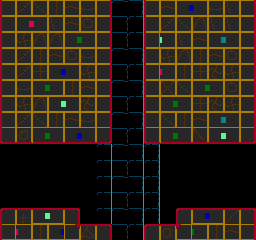

Below is a game level as drawn by its tile map, then a one-line description and the .tmx file that defines it, in full:
An orthogonal 16x15 tile map with 16x16 px tiles, 2 tile layers (back, front) and 5 objects (Lift).

<map version="1.0" orientation="orthogonal" width="16" height="15" tilewidth="16" tileheight="16">
 <tileset firstgid="1" name="tiles1" tilewidth="16" tileheight="16">
  <image source="../../img/tiles/tiles0.gif" trans="ff00ff" width="256" height="256" />
 </tileset>
 <layer name="back" width="16" height="15">
  <data encoding="csv">
0,0,0,0,0,0,182,131,132,198,0,0,0,0,0,0,
0,0,0,0,0,0,182,147,148,198,0,0,0,0,0,0,
0,0,0,0,0,0,182,147,148,198,0,0,0,0,0,0,
0,0,0,0,0,0,182,131,132,198,0,0,0,0,0,0,
0,0,0,0,0,0,182,147,148,198,0,0,0,0,0,0,
0,0,0,0,0,0,182,131,132,198,0,0,0,0,0,0,
0,0,0,0,0,0,182,147,148,198,0,0,0,0,0,0,
0,0,0,0,0,0,182,131,132,198,0,0,0,0,0,0,
0,0,0,0,0,0,182,147,148,198,0,0,0,0,0,0,
0,0,0,0,0,0,182,131,132,198,0,0,0,0,0,0,
0,0,0,0,0,0,182,147,148,198,0,0,0,0,0,0,
0,0,0,0,0,0,182,131,132,198,0,0,0,0,0,0,
0,0,0,0,0,0,182,147,148,198,0,0,0,0,0,0,
0,0,0,0,0,0,182,131,132,198,0,0,0,0,0,0,
0,0,0,0,0,0,182,147,148,198,0,0,0,0,0,0
</data>
 </layer>
 <layer name="front" width="16" height="15">
  <data encoding="csv">
97,98,99,100,101,102,104,0,0,97,101,67,68,102,103,104,
113,81,82,103,101,114,120,0,0,113,98,99,119,103,103,120,
97,118,119,119,65,66,104,0,0,97,70,103,101,71,72,104,
97,98,100,101,114,102,104,0,0,97,118,119,100,101,114,104,
113,98,116,67,68,118,120,0,0,113,82,100,116,117,118,120,
97,102,65,66,100,101,104,0,0,97,115,99,65,66,114,104,
97,118,119,69,70,117,104,0,0,97,65,66,116,117,118,104,
113,98,99,100,101,102,120,0,0,113,99,100,101,71,72,120,
17,18,1,2,3,4,24,0,0,17,1,2,21,5,6,24,
0,0,0,0,0,0,0,0,0,0,0,0,0,0,0,0,
0,0,0,0,0,0,0,0,0,0,0,0,0,0,0,0,
0,0,0,0,0,0,0,0,0,0,0,0,0,0,0,0,
0,0,0,0,0,0,0,0,0,0,0,0,0,0,0,0,
33,36,53,54,40,0,0,0,0,0,0,33,51,52,38,40,
113,82,100,67,134,39,40,0,0,33,34,133,66,100,101,104
</data>
 </layer>
 <objectgroup name="lines" width="16" height="15" visible="0">
  <properties>
   <property name="map_tile" value="9" />
   <property name="type" value="[&quot;n&quot;,&quot;s&quot;,&quot;e&quot;,&quot;w&quot;]" />
  </properties>
  <object x="0" y="32">
   <polyline points="0,0 0,112 112,112 112,-32" />
  </object>
  <object x="144" y="0">
   <polyline points="0,0 0,144 112,144 112,32" />
  </object>
  <object x="256" y="208">
   <polyline points="0,0 -80,0 -80,16 -112,16 -112,32" />
  </object>
  <object x="112" y="240">
   <polyline points="0,0 0,-16 -32,-16 -32,-32 -112,-32" />
  </object>
 </objectgroup>
 <objectgroup name="objects" width="16" height="15" visible="0">
  <object name="Lift" gid="232" x="112" y="208" />
 </objectgroup>
</map>
